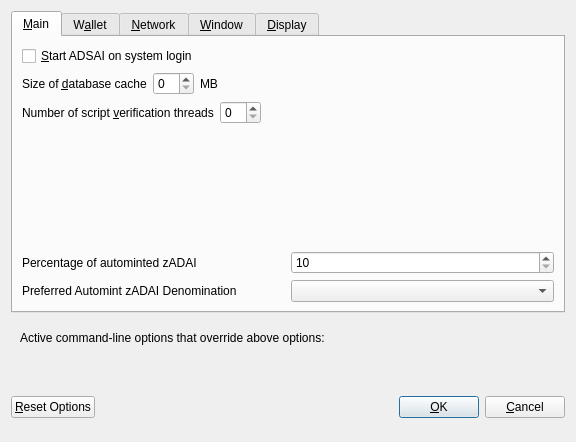
<?xml version="1.0" encoding="UTF-8"?>
<ui version="4.0">
 <class>OptionsDialog</class>
 <widget class="QDialog" name="OptionsDialog">
  <property name="geometry">
   <rect>
    <x>0</x>
    <y>0</y>
    <width>576</width>
    <height>442</height>
   </rect>
  </property>
  <property name="windowTitle">
   <string>Options</string>
  </property>
  <property name="modal">
   <bool>true</bool>
  </property>
  <layout class="QVBoxLayout" name="verticalLayout">
   <item>
    <widget class="QTabWidget" name="tabWidget">
     <property name="currentIndex">
      <number>0</number>
     </property>
     <widget class="QWidget" name="tabMain">
      <attribute name="title">
       <string>&amp;Main</string>
      </attribute>
      <layout class="QVBoxLayout" name="verticalLayout_Main">
       <item>
        <widget class="QCheckBox" name="bitcoinAtStartup">
         <property name="toolTip">
          <string>Automatically start ADSAI after logging in to the system.</string>
         </property>
         <property name="text">
          <string>&amp;Start ADSAI on system login</string>
         </property>
        </widget>
       </item>
       <item>
        <layout class="QHBoxLayout" name="horizontalLayout_2_Main">
         <item>
          <widget class="QLabel" name="databaseCacheLabel">
           <property name="text">
            <string>Size of &amp;database cache</string>
           </property>
           <property name="textFormat">
            <enum>Qt::PlainText</enum>
           </property>
           <property name="buddy">
            <cstring>databaseCache</cstring>
           </property>
          </widget>
         </item>
         <item>
          <widget class="QSpinBox" name="databaseCache"/>
         </item>
         <item>
          <widget class="QLabel" name="databaseCacheUnitLabel">
           <property name="text">
            <string>MB</string>
           </property>
           <property name="textFormat">
            <enum>Qt::PlainText</enum>
           </property>
          </widget>
         </item>
         <item>
          <spacer name="horizontalSpacer_2_Main">
           <property name="orientation">
            <enum>Qt::Horizontal</enum>
           </property>
           <property name="sizeHint" stdset="0">
            <size>
             <width>40</width>
             <height>20</height>
            </size>
           </property>
          </spacer>
         </item>
        </layout>
       </item>
       <item>
        <layout class="QHBoxLayout" name="horizontalLayout_3_Main">
         <item>
          <widget class="QLabel" name="threadsScriptVerifLabel">
           <property name="text">
            <string>Number of script &amp;verification threads</string>
           </property>
           <property name="textFormat">
            <enum>Qt::PlainText</enum>
           </property>
           <property name="buddy">
            <cstring>threadsScriptVerif</cstring>
           </property>
          </widget>
         </item>
         <item>
          <widget class="QSpinBox" name="threadsScriptVerif">
           <property name="toolTip">
            <string>(0 = auto, &lt;0 = leave that many cores free)</string>
           </property>
          </widget>
         </item>
         <item>
          <spacer name="horizontalSpacer_3_Main">
           <property name="orientation">
            <enum>Qt::Horizontal</enum>
           </property>
           <property name="sizeHint" stdset="0">
            <size>
             <width>40</width>
             <height>20</height>
            </size>
           </property>
          </spacer>
         </item>
        </layout>
       </item>
       <item>
        <spacer name="verticalSpacer_2">
         <property name="orientation">
          <enum>Qt::Vertical</enum>
         </property>
         <property name="sizeHint" stdset="0">
          <size>
           <width>20</width>
           <height>40</height>
          </size>
         </property>
        </spacer>
       </item>
       <item>
        <layout class="QHBoxLayout" name="horizontalLayout_3">
         <item>
          <widget class="QLabel" name="percentage_label">
           <property name="toolTip">
            <string>Percentage of incoming ADAI which get automatically converted to zADAI via Zerocoin Protocol (min: 10%)</string>
           </property>
           <property name="text">
            <string>Percentage of autominted zADAI</string>
           </property>
          </widget>
         </item>
         <item>
          <widget class="QSpinBox" name="zeromintPercentage">
           <property name="minimum">
            <number>10</number>
           </property>
           <property name="maximum">
            <number>100</number>
           </property>
          </widget>
         </item>
        </layout>
       </item>
       <item>
        <layout class="QHBoxLayout" name="horizontalLayout" stretch="0,0">
         <property name="sizeConstraint">
          <enum>QLayout::SetFixedSize</enum>
         </property>
         <item>
          <widget class="QLabel" name="labelPreferredDenom">
           <property name="maximumSize">
            <size>
             <width>16777215</width>
             <height>16777215</height>
            </size>
           </property>
           <property name="toolTip">
            <string>Wait with automatic conversion to Zerocoin until enough ADAI for this denomination is available</string>
           </property>
           <property name="text">
            <string>Preferred Automint zADAI Denomination</string>
           </property>
          </widget>
         </item>
         <item>
          <widget class="QComboBox" name="preferredDenom">
           <property name="maximumSize">
            <size>
             <width>16777215</width>
             <height>27</height>
            </size>
           </property>
           <property name="toolTip">
            <string>Wait with automatic conversion to Zerocoin until enough ADAI for this denomination is available</string>
           </property>
           <property name="maxVisibleItems">
            <number>9</number>
           </property>
           <property name="maxCount">
            <number>9</number>
           </property>
          </widget>
         </item>
        </layout>
       </item>
      </layout>
     </widget>
     <widget class="QWidget" name="tabWallet">
      <attribute name="title">
       <string>W&amp;allet</string>
      </attribute>
      <layout class="QVBoxLayout" name="verticalLayout_Wallet">
       <item>
        <widget class="QGroupBox" name="groupBox">
         <property name="title">
          <string>Expert</string>
         </property>
         <layout class="QVBoxLayout" name="verticalLayout_2">
          <item>
           <widget class="QCheckBox" name="coinControlFeatures">
            <property name="toolTip">
             <string>Whether to show coin control features or not.</string>
            </property>
            <property name="text">
             <string>Enable coin &amp;control features</string>
            </property>
           </widget>
          </item>
          <item>
           <widget class="QCheckBox" name="showMasternodesTab">
            <property name="toolTip">
             <string>Show additional tab listing all your masternodes in first sub-tab&lt;br/&gt;and all masternodes on the network in second sub-tab.</string>
            </property>
            <property name="text">
             <string>Show Masternodes Tab</string>
            </property>
           </widget>
          </item>
          <item>
           <widget class="QCheckBox" name="spendZeroConfChange">
            <property name="toolTip">
             <string>If you disable the spending of unconfirmed change, the change from a transaction&lt;br/&gt;cannot be used until that transaction has at least one confirmation.&lt;br/&gt;This also affects how your balance is computed.</string>
            </property>
            <property name="text">
             <string>&amp;Spend unconfirmed change</string>
            </property>
           </widget>
          </item>
         </layout>
        </widget>
       </item>
       <item>
        <spacer name="verticalSpacer_Wallet">
         <property name="orientation">
          <enum>Qt::Vertical</enum>
         </property>
         <property name="sizeHint" stdset="0">
          <size>
           <width>20</width>
           <height>40</height>
          </size>
         </property>
        </spacer>
       </item>
      </layout>
     </widget>
     <widget class="QWidget" name="tabNetwork">
      <attribute name="title">
       <string>&amp;Network</string>
      </attribute>
      <layout class="QVBoxLayout" name="verticalLayout_Network">
       <item>
        <widget class="QCheckBox" name="mapPortUpnp">
         <property name="toolTip">
          <string>Automatically open the ADSAI client port on the router. This only works when your router supports UPnP and it is enabled.</string>
         </property>
         <property name="text">
          <string>Map port using &amp;UPnP</string>
         </property>
        </widget>
       </item>
       <item>
        <widget class="QCheckBox" name="allowIncoming">
         <property name="toolTip">
          <string>Accept connections from outside</string>
         </property>
         <property name="text">
          <string>Allow incoming connections</string>
         </property>
        </widget>
       </item>
       <item>
        <widget class="QCheckBox" name="connectSocks">
         <property name="toolTip">
          <string>Connect to the ADSAI network through a SOCKS5 proxy.</string>
         </property>
         <property name="text">
          <string>&amp;Connect through SOCKS5 proxy (default proxy):</string>
         </property>
        </widget>
       </item>
       <item>
        <layout class="QHBoxLayout" name="horizontalLayout_1_Network">
         <item>
          <widget class="QLabel" name="proxyIpLabel">
           <property name="text">
            <string>Proxy &amp;IP:</string>
           </property>
           <property name="textFormat">
            <enum>Qt::PlainText</enum>
           </property>
           <property name="buddy">
            <cstring>proxyIp</cstring>
           </property>
          </widget>
         </item>
         <item>
          <widget class="QValidatedLineEdit" name="proxyIp">
           <property name="minimumSize">
            <size>
             <width>140</width>
             <height>0</height>
            </size>
           </property>
           <property name="maximumSize">
            <size>
             <width>140</width>
             <height>16777215</height>
            </size>
           </property>
           <property name="toolTip">
            <string>IP address of the proxy (e.g. IPv4: 127.0.0.1 / IPv6: ::1)</string>
           </property>
          </widget>
         </item>
         <item>
          <widget class="QLabel" name="proxyPortLabel">
           <property name="text">
            <string>&amp;Port:</string>
           </property>
           <property name="textFormat">
            <enum>Qt::PlainText</enum>
           </property>
           <property name="buddy">
            <cstring>proxyPort</cstring>
           </property>
          </widget>
         </item>
         <item>
          <widget class="QLineEdit" name="proxyPort">
           <property name="minimumSize">
            <size>
             <width>55</width>
             <height>0</height>
            </size>
           </property>
           <property name="maximumSize">
            <size>
             <width>55</width>
             <height>16777215</height>
            </size>
           </property>
           <property name="toolTip">
            <string>Port of the proxy (e.g. 9050)</string>
           </property>
          </widget>
         </item>
         <item>
          <spacer name="horizontalSpacer_1_Network">
           <property name="orientation">
            <enum>Qt::Horizontal</enum>
           </property>
           <property name="sizeHint" stdset="0">
            <size>
             <width>40</width>
             <height>20</height>
            </size>
           </property>
          </spacer>
         </item>
        </layout>
       </item>
       <item>
        <spacer name="verticalSpacer_Network">
         <property name="orientation">
          <enum>Qt::Vertical</enum>
         </property>
         <property name="sizeHint" stdset="0">
          <size>
           <width>20</width>
           <height>40</height>
          </size>
         </property>
        </spacer>
       </item>
      </layout>
     </widget>
     <widget class="QWidget" name="tabWindow">
      <attribute name="title">
       <string>&amp;Window</string>
      </attribute>
      <layout class="QVBoxLayout" name="verticalLayout_Window">
       <item>
        <widget class="QCheckBox" name="minimizeToTray">
         <property name="toolTip">
          <string>Show only a tray icon after minimizing the window.</string>
         </property>
         <property name="text">
          <string>&amp;Minimize to the tray instead of the taskbar</string>
         </property>
        </widget>
       </item>
       <item>
        <widget class="QCheckBox" name="minimizeOnClose">
         <property name="toolTip">
          <string>Minimize instead of exit the application when the window is closed. When this option is enabled, the application will be closed only after selecting Quit in the menu.</string>
         </property>
         <property name="text">
          <string>M&amp;inimize on close</string>
         </property>
        </widget>
       </item>
       <item>
        <spacer name="verticalSpacer_Window">
         <property name="orientation">
          <enum>Qt::Vertical</enum>
         </property>
         <property name="sizeHint" stdset="0">
          <size>
           <width>20</width>
           <height>40</height>
          </size>
         </property>
        </spacer>
       </item>
      </layout>
     </widget>
     <widget class="QWidget" name="tabDisplay">
      <attribute name="title">
       <string>&amp;Display</string>
      </attribute>
      <layout class="QVBoxLayout" name="verticalLayout_Display">
       <item>
        <layout class="QHBoxLayout" name="horizontalLayout_1_Display">
         <item>
          <widget class="QLabel" name="langLabel">
           <property name="text">
            <string>User Interface &amp;language:</string>
           </property>
           <property name="textFormat">
            <enum>Qt::PlainText</enum>
           </property>
           <property name="buddy">
            <cstring>lang</cstring>
           </property>
          </widget>
         </item>
         <item>
          <widget class="QValueComboBox" name="lang">
           <property name="toolTip">
            <string>The user interface language can be set here. This setting will take effect after restarting ADSAI.</string>
           </property>
          </widget>
         </item>
        </layout>
       </item>
       <item>
        <widget class="QLabel" name="label_3">
         <property name="toolTip">
          <string notr="true"/>
         </property>
         <property name="statusTip">
          <string notr="true"/>
         </property>
         <property name="whatsThis">
          <string notr="true"/>
         </property>
         <property name="accessibleName">
          <string notr="true"/>
         </property>
         <property name="text">
          <string>Language missing or translation incomplete? Help contributing translations here:
https://www.transifex.com/adsai-project/adsai-project-translations</string>
         </property>
         <property name="wordWrap">
          <bool>true</bool>
         </property>
         <property name="openExternalLinks">
          <bool>true</bool>
         </property>
         <property name="textInteractionFlags">
          <set>Qt::TextBrowserInteraction</set>
         </property>
        </widget>
       </item>
       <item>
        <layout class="QHBoxLayout" name="horizontalLayout_4_Display" stretch="0,0">
         <item>
          <widget class="QLabel" name="themeLabel">
           <property name="text">
            <string>User Interface Theme:</string>
           </property>
          </widget>
         </item>
         <item>
          <widget class="QValueComboBox" name="theme"/>
         </item>
        </layout>
       </item>
       <item>
        <widget class="Line" name="line">
         <property name="orientation">
          <enum>Qt::Horizontal</enum>
         </property>
        </widget>
       </item>
       <item>
        <layout class="QHBoxLayout" name="horizontalLayout_2_Display">
         <item>
          <widget class="QLabel" name="unitLabel">
           <property name="text">
            <string>&amp;Unit to show amounts in:</string>
           </property>
           <property name="textFormat">
            <enum>Qt::PlainText</enum>
           </property>
           <property name="buddy">
            <cstring>unit</cstring>
           </property>
          </widget>
         </item>
         <item>
          <widget class="QValueComboBox" name="unit">
           <property name="toolTip">
            <string>Choose the default subdivision unit to show in the interface and when sending coins.</string>
           </property>
          </widget>
         </item>
        </layout>
       </item>
       <item>
        <layout class="QHBoxLayout" name="horizontalLayout_5_Display">
         <item>
          <widget class="QLabel" name="digitsLabel">
           <property name="text">
            <string>Decimal digits</string>
           </property>
          </widget>
         </item>
         <item>
          <widget class="QValueComboBox" name="digits"/>
         </item>
        </layout>
       </item>
       <item>
        <layout class="QHBoxLayout" name="horizontalLayout_3_Display">
         <item>
          <widget class="QLabel" name="thirdPartyTxUrlsLabel">
           <property name="toolTip">
            <string>Third party URLs (e.g. a block explorer) that appear in the transactions tab as context menu items. %s in the URL is replaced by transaction hash. Multiple URLs are separated by vertical bar |.</string>
           </property>
           <property name="text">
            <string>Third party transaction URLs</string>
           </property>
           <property name="buddy">
            <cstring>thirdPartyTxUrls</cstring>
           </property>
          </widget>
         </item>
         <item>
          <widget class="QLineEdit" name="thirdPartyTxUrls">
           <property name="toolTip">
            <string>Third party URLs (e.g. a block explorer) that appear in the transactions tab as context menu items. %s in the URL is replaced by transaction hash. Multiple URLs are separated by vertical bar |.</string>
           </property>
          </widget>
         </item>
        </layout>
       </item>
       <item>
        <spacer name="verticalSpacer">
         <property name="orientation">
          <enum>Qt::Vertical</enum>
         </property>
         <property name="sizeHint" stdset="0">
          <size>
           <width>20</width>
           <height>40</height>
          </size>
         </property>
        </spacer>
       </item>
      </layout>
     </widget>
    </widget>
   </item>
   <item>
    <widget class="QFrame" name="frame">
     <layout class="QVBoxLayout" name="verticalLayout_Bottom">
      <item>
       <layout class="QHBoxLayout" name="horizontalLayout_Bottom">
        <item>
         <widget class="QLabel" name="overriddenByCommandLineInfoLabel">
          <property name="text">
           <string>Active command-line options that override above options:</string>
          </property>
          <property name="textFormat">
           <enum>Qt::PlainText</enum>
          </property>
         </widget>
        </item>
        <item>
         <spacer name="horizontalSpacer_Bottom">
          <property name="orientation">
           <enum>Qt::Horizontal</enum>
          </property>
          <property name="sizeHint" stdset="0">
           <size>
            <width>40</width>
            <height>20</height>
           </size>
          </property>
         </spacer>
        </item>
       </layout>
      </item>
      <item>
       <widget class="QLabel" name="overriddenByCommandLineLabel">
        <property name="text">
         <string/>
        </property>
        <property name="textFormat">
         <enum>Qt::PlainText</enum>
        </property>
        <property name="wordWrap">
         <bool>true</bool>
        </property>
       </widget>
      </item>
     </layout>
    </widget>
   </item>
   <item>
    <layout class="QHBoxLayout" name="horizontalLayout_Buttons">
     <item>
      <widget class="QPushButton" name="resetButton">
       <property name="toolTip">
        <string>Reset all client options to default.</string>
       </property>
       <property name="text">
        <string>&amp;Reset Options</string>
       </property>
       <property name="autoDefault">
        <bool>false</bool>
       </property>
      </widget>
     </item>
     <item>
      <spacer name="horizontalSpacer_1">
       <property name="orientation">
        <enum>Qt::Horizontal</enum>
       </property>
       <property name="sizeHint" stdset="0">
        <size>
         <width>40</width>
         <height>48</height>
        </size>
       </property>
      </spacer>
     </item>
     <item>
      <widget class="QLabel" name="statusLabel">
       <property name="minimumSize">
        <size>
         <width>200</width>
         <height>0</height>
        </size>
       </property>
       <property name="font">
        <font>
         <weight>75</weight>
         <bold>true</bold>
        </font>
       </property>
       <property name="text">
        <string/>
       </property>
       <property name="textFormat">
        <enum>Qt::PlainText</enum>
       </property>
       <property name="wordWrap">
        <bool>true</bool>
       </property>
      </widget>
     </item>
     <item>
      <spacer name="horizontalSpacer_2">
       <property name="orientation">
        <enum>Qt::Horizontal</enum>
       </property>
       <property name="sizeHint" stdset="0">
        <size>
         <width>40</width>
         <height>48</height>
        </size>
       </property>
      </spacer>
     </item>
     <item>
      <widget class="QPushButton" name="okButton">
       <property name="text">
        <string>&amp;OK</string>
       </property>
       <property name="autoDefault">
        <bool>false</bool>
       </property>
       <property name="default">
        <bool>true</bool>
       </property>
      </widget>
     </item>
     <item>
      <widget class="QPushButton" name="cancelButton">
       <property name="text">
        <string>&amp;Cancel</string>
       </property>
       <property name="autoDefault">
        <bool>false</bool>
       </property>
      </widget>
     </item>
    </layout>
   </item>
  </layout>
 </widget>
 <customwidgets>
  <customwidget>
   <class>QValidatedLineEdit</class>
   <extends>QLineEdit</extends>
   <header>qvalidatedlineedit.h</header>
  </customwidget>
  <customwidget>
   <class>QValueComboBox</class>
   <extends>QComboBox</extends>
   <header>qvaluecombobox.h</header>
  </customwidget>
 </customwidgets>
 <resources/>
 <connections/>
</ui>
